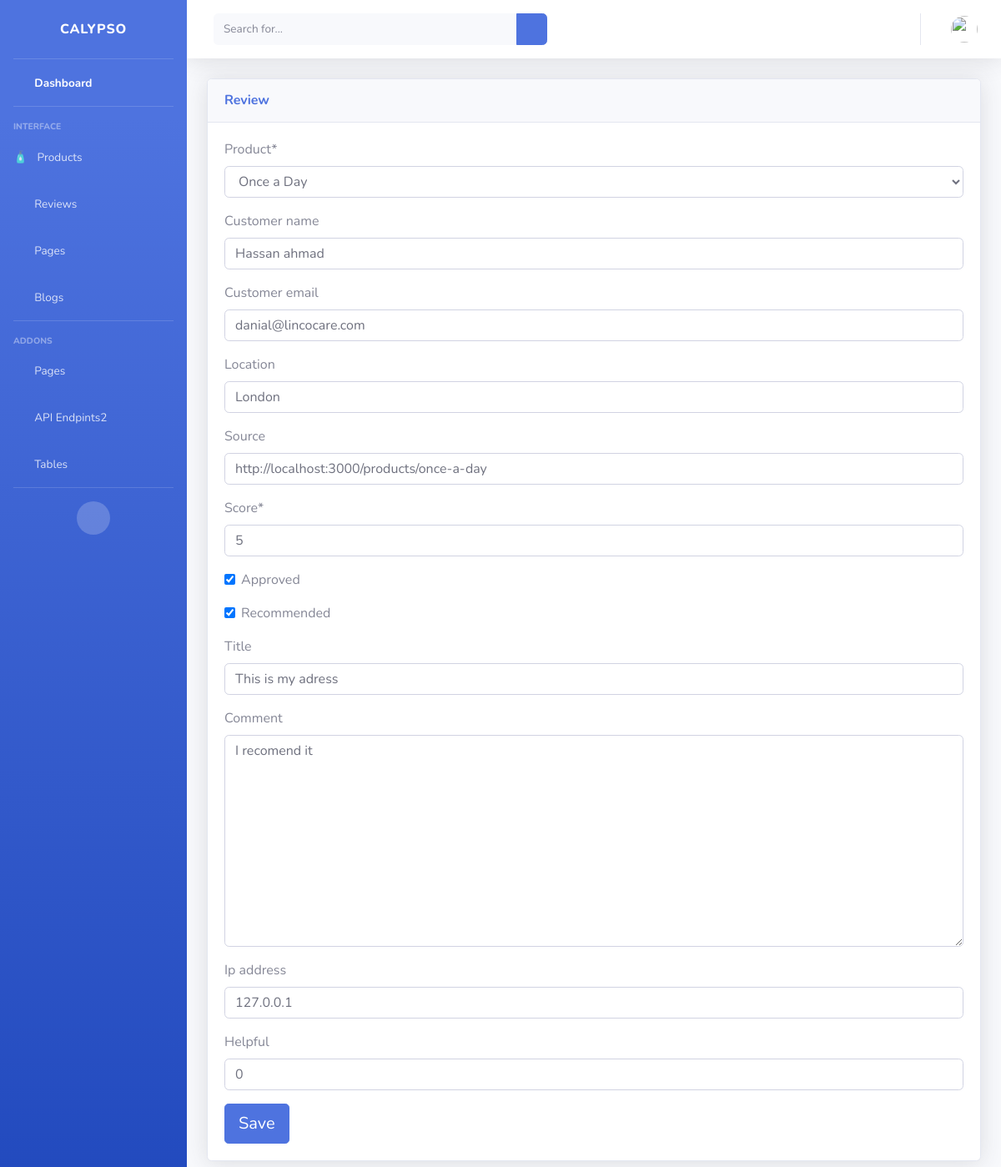
/dashboard/reviews/9/ (signed in), run on the app's committed database.
### review/models.py (models this page shows, shortened)
class Review(models.Model):
    product = models.ForeignKey(
        Product, null=True, on_delete=models.SET_NULL)
    user = models.ForeignKey(User, verbose_name="user",
                             blank=True, null=True, on_delete=models.SET_NULL)
    customer_name = models.CharField(max_length=200, blank=True, null=True)
    customer_email = models.EmailField(max_length=254, blank=True, null=True)
    location = models.CharField(max_length=200, blank=True, null=True)
    source = models.CharField(max_length=200, blank=True, null=True)
    score = models.PositiveIntegerField()
    approved = models.BooleanField(default=False)
    recommended = models.BooleanField(default=False)
    title = models.CharField(max_length=200, blank=True, null=True)
    comment = models.TextField(blank=True)
    ip_address = models.GenericIPAddressField(blank=True, null=True)
    date_created = models.DateTimeField(auto_now_add=True)
    helpful = models.PositiveIntegerField(default=0, blank=True, null=True)
    reply = models.ManyToManyField(
        Reply, related_name="review", verbose_name="Replies", blank=True)
    class Meta:
        ordering = ("-date_created",)

### dashboard/views.py (the view)
# urls.py: path('reviews/<int:pk>/', ReviewEditView.as_view(),
class ReviewEditView(StaffRequiredMixin, UpdateView):
    model = Review
    template_name = 'dashboard/reviews/edit.html'
    form_class = ReviewForm
    success_url = reverse_lazy('dashboard:reviews')

### dashboard/forms.py
class ReviewForm(forms.ModelForm):
    class Meta:
        model = Review
        fields = "__all__"
        exclude = ['reply', 'user']

### dashboard/views.py (called while the page is built)
    def test_func(self):
        return self.request.user.is_staff

### product/models.py (called while the page is built)
    def __str__(self):
        return self.name

### templates/dashboard/reviews/edit.html (shortened to what this page needs)
{% extends "dashboard/admin-base.html" %} {% load static %}
{% load crispy_forms_tags %}
{% block content %}
<div class="container-fluid">
  <div class="card shadow mb-4">
    <div class="card-header py-3">
      <h6 class="m-0 font-weight-bold text-primary">Review</h6>
    </div>
    <div class="card-body">
      <div class="table-responsive">
        <form method="POST">
          {{ form| crispy}}
          <button type="submit" class="btn btn-lg btn-primary">Save</button>
        </form>
      </div>
    </div>
  </div>
</div>
{% endblock %}

### data on the page
Review: product "Once a Day", customer_name "Hassan ahmad", customer_email "danial@lincocare.com", location "London", source "http://localhost:3000/products/once-a-day", score "5", approved "☑", recommended "☑", title "This is my adress", comment "I recomend it", ip_address "127.0.0.1", helpful "0"
